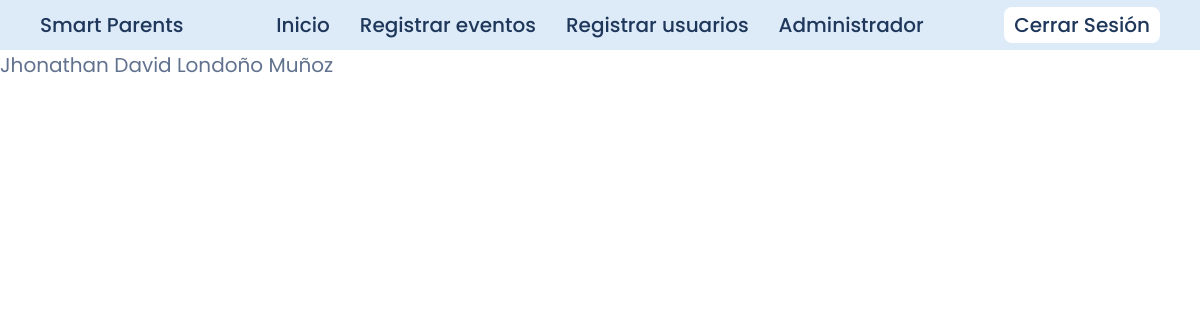
Page /views/dashboard.php (signed in) on the earlier database version.
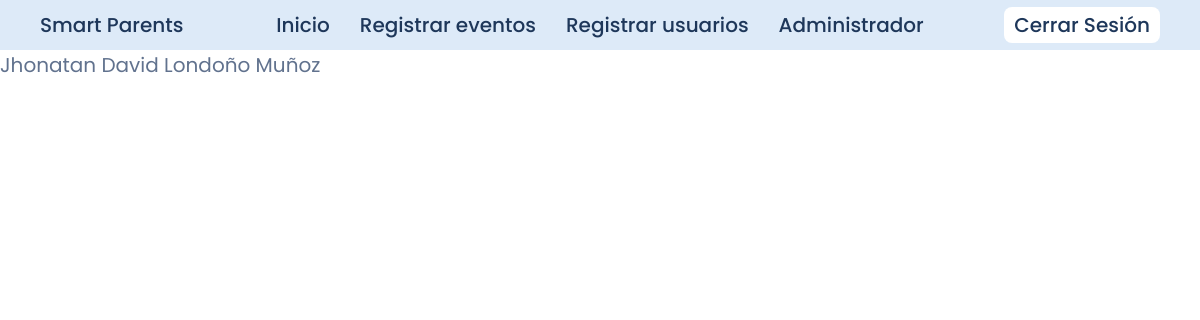
Same page on the later database version.
### tables this page shows
CREATE TABLE usuarios (
    id_usuario INT AUTO_INCREMENT PRIMARY KEY,
    rol ENUM('estudiante', 'profesor', 'administrador') NOT NULL,
    identificacion VARCHAR(10) UNIQUE NOT NULL,
    nombre1 VARCHAR(30) NOT NULL,
    nombre2 VARCHAR(30) NULL,
    apellido1 VARCHAR(30) NOT NULL,
    apellido2 VARCHAR(30) NULL,
    email VARCHAR(100) UNIQUE NULL,
    telefono VARCHAR (10) NOT NULL,
    password VARCHAR(255) NOT NULL,
    asignatura ENUM('Administración', 'Matematicas', 'Español', 'Quimica', 'C.Sociales') NULL,
    created_at TIMESTAMP DEFAULT CURRENT_TIMESTAMP,
    updated_at TIMESTAMP DEFAULT CURRENT_TIMESTAMP
);

### actions/dashboard/dashboard.php (called while the page is built, shortened)
<?php
    include $_SERVER['DOCUMENT_ROOT'] . '/smart-parents/config/db_config.php';
    $sql = "SELECT nombre1, nombre2, apellido1, apellido2 FROM usuarios WHERE id_usuario = $id_usuario";
    $resultado = $conexion->query($sql);
    if ($resultado->num_rows === 1) {
        $usuario = $resultado->fetch_assoc();
        $nombre1 = $usuario["nombre1"];
        $nombre2 = $usuario["nombre2"];
        $apellido1 = $usuario["apellido1"];
        $apellido2 = $usuario["apellido2"];
        $nombreCompleto = $nombre1 . " " . $nombre2 . " " . $apellido1 . " " . $apellido2;
    } else {
        echo "No se encontraron datos.";
    }
?>

### views/dashboard.php (the view, shortened to what this page needs)
<?php
    $id_usuario = $_SESSION['id_usuario'];
    $rol = $_SESSION['rol'];
?>
<!DOCTYPE html>
<html lang="en">
<head>
    <link rel="stylesheet" href="/smart-parents/assets/css/style.css">
</head>
<body>
    <?php include $_SERVER['DOCUMENT_ROOT'] . '/smart-parents/includes/dashboard_header.php'; ?>
    <?php include $_SERVER['DOCUMENT_ROOT'] . '/smart-parents/actions/dashboard/dashboard.php'; ?>
    <p><?= $nombreCompleto; ?></p>
</body>
</html>

### includes/dashboard_header.php
<?php
    echo
    '<header class="header">
        <div class="header_logo">
            <a href="/smart-parents/views/dashboard.php">Smart Parents</a>
        </div>
        <nav class="header_nav">
            <ul class="header_nav_list">
                <li><a href="/smart-parents/views/dashboard.php">Inicio</a></li>                     ';
                if ($rol !='estudiante') {
                    echo '<li><a href="/smart-parents/views/crud/eventos/registrar_eventos.php">Registrar eventos</a></li>   ';
                };
                if ($rol === 'administrador') {
                    echo '<li><a href="/smart-parents/views/crud/usuarios/registrar_usuarios.php">Registrar usuarios</a></li>   ';
                };
                if ($rol === 'administrador') {
                    echo '<li><a href="/smart-parents/views/crud/admin.php">Administrador</a></li>   ';
                };
        echo'</ul>
        </nav>
        <div class="header_nav_login">
            <a href="/smart-parents/actions/auth/logout.php" class="btn_secundary">Cerrar Sesión</a>
        </div>
    </header>';
?>

### assets/css/style.css (style rules this page uses)
* { padding: 0px; margin: 0px; box-sizing: border-box; }
:root { --color-bg: #ffffff; --color-header: #ddeaf8; --color-btn-primary: #00abe4; --color-btn-primary-hover: #2373ff; --color-heading: #1e375a; --color-text-base: #61728e; --color-text-btn-hover: #2364d2; --color-icons: #aaccfb; --color-green: #40a02b; --color-red: #d20f39; }
p { font-family: "Poppins", sans-serif; font-weight: 400; font-style: normal; color: var(--color-text-base); line-height: 30px; font-size: 20px; }
.btn_secundary { background-color: var(--color-bg); color: var(--color-heading); font-size: 20px; border-radius: 8px; padding: 3px 10px; }
a { text-decoration: none; font-family: "Poppins", sans-serif; font-weight: 500; font-style: normal; color: var(--color-heading); font-size: 20px; transition: color 0.2s ease; }
.header { background-color: var(--color-header); display: grid; grid-template-columns: 1fr auto 1fr; height: 50px; }
.header_logo { margin-left: 40px; display: flex; align-items: center; }
.header_nav { display: flex; align-items: center; justify-content: center; }
.header_nav_list { list-style: none; display: flex; gap: 30px; }
.header_nav_login { display: flex; justify-self: flex-end; align-self: center; margin-right: 40px; }

Differences in the rows shown:
changed usuarios: nombreCompleto "Jhonathan David Londoño Muñoz" → "Jhonatan David Londoño Muñoz"
